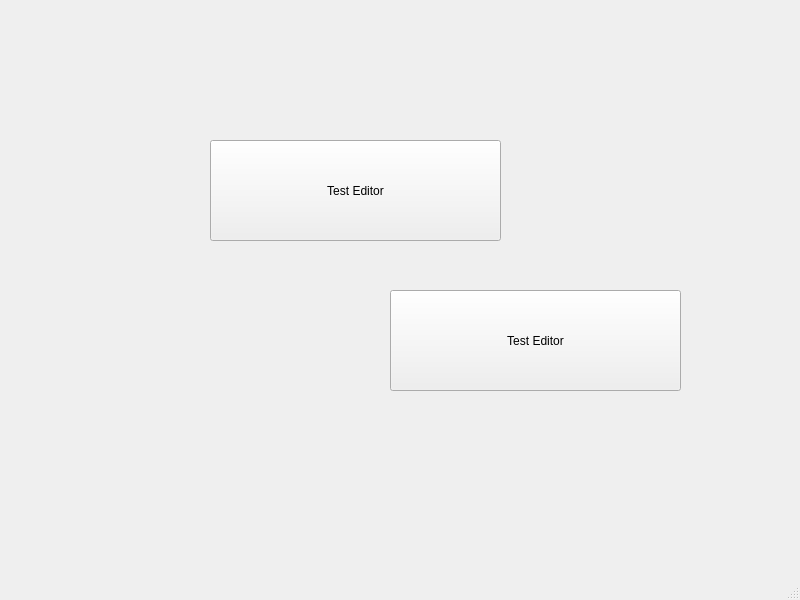
<?xml version="1.0" encoding="UTF-8"?>
<ui version="4.0">
 <class>MainWindow</class>
 <widget class="QMainWindow" name="MainWindow">
  <property name="geometry">
   <rect>
    <x>0</x>
    <y>0</y>
    <width>800</width>
    <height>600</height>
   </rect>
  </property>
  <property name="windowTitle">
   <string>MainWindow</string>
  </property>
  <widget class="QWidget" name="centralwidget">
   <widget class="QPushButton" name="pushButton">
    <property name="geometry">
     <rect>
      <x>210</x>
      <y>140</y>
      <width>291</width>
      <height>101</height>
     </rect>
    </property>
    <property name="text">
     <string>Test Editor</string>
    </property>
   </widget>
   <widget class="QPushButton" name="pushButton_2">
    <property name="geometry">
     <rect>
      <x>390</x>
      <y>290</y>
      <width>291</width>
      <height>101</height>
     </rect>
    </property>
    <property name="text">
     <string>Test Editor</string>
    </property>
   </widget>
  </widget>
  <widget class="QMenuBar" name="menubar">
   <property name="geometry">
    <rect>
     <x>0</x>
     <y>0</y>
     <width>800</width>
     <height>22</height>
    </rect>
   </property>
  </widget>
  <widget class="QStatusBar" name="statusbar"/>
 </widget>
 <resources/>
 <connections/>
</ui>
